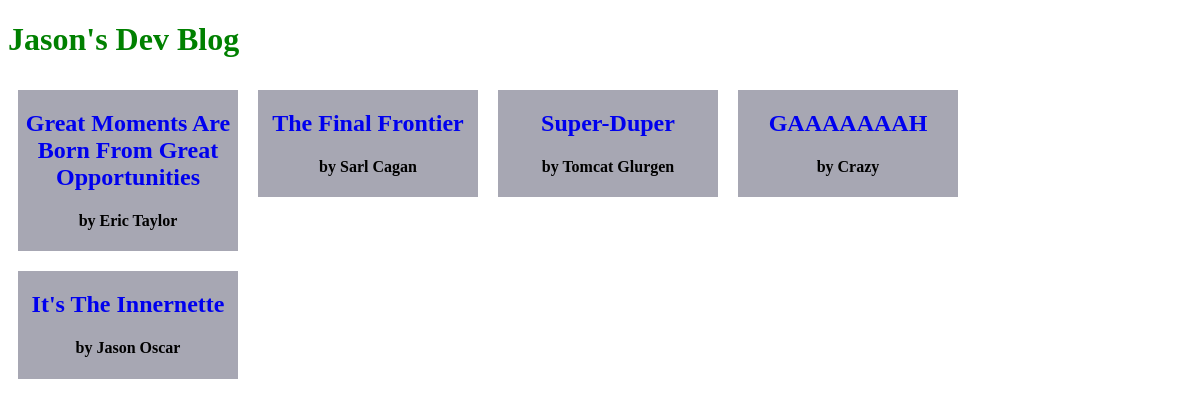
The page / on the database its author committed.
### tables this page shows
CREATE TABLE `Articles` (
  `id` int(11) NOT NULL AUTO_INCREMENT,
  `title` varchar(255) NOT NULL,
  `author` varchar(255) NOT NULL,
  `body` longtext NOT NULL,
  PRIMARY KEY (`id`)
);

### index.php (the view, shortened to what this page needs)
<!DOCTYPE html>
<html>
<link rel="stylesheet" type="text/css" href="index.css">
	<body>
		<h1 class="header">Jason's Dev Blog</h1>
<?php
	$connection = mysql_connect('127.0.0.1', 'root', '');
	if($connection){
		$result = mysql_query('SELECT title, author, body, id FROM Articles ORDER BY id DESC');
		while($page=mysql_fetch_array($result)){
			print '<div>';
			print '<h2><a href="article.php?id=' . $page['id'] . '">' . $page['title'] . '</a></h2>';
			print '<h4>' . 'by ' . $page['author'] . '</h4>';
			print '</div>';
		}
	}
?>
	</body>
</html>

### index.css (style rules this page uses)
div { display: inline-block; width: 220px; margin: 10px; background-color: #A7A7B3; vertical-align: top; }
h2 { padding-left: 6px; padding-right: 6px; text-align: center; }
h4 { padding-left: 6px; padding-right: 6px; text-align: center; }
h1 { color: green; }
a { text-decoration: none; }

### rows shown on the page
articles: title "Great Moments Are Born From Great Opportunities", author "Eric Taylor"
articles: title "The Final Frontier", author "Sarl Cagan"
articles: title "Super-Duper", author "Tomcat Glurgen"
articles: title "GAAAAAAAH", author "Crazy"
articles: title "It's The Innernette", author "Jason Oscar"
